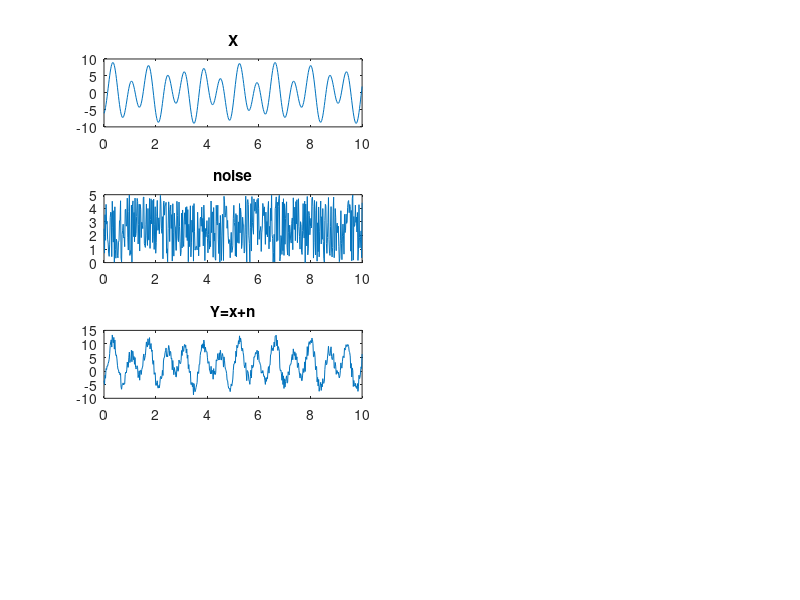

Write the MATLAB code that produced this figure. (Note: this script raises an error after producing the figure.)
Length=500;
t=linspace(0,10,Length);
Fs =1000;
f1=10;
f2=30;
x=3*sin(5*t)-6*cos(9*t);
n=5*rand(1,Length);

y=x+n;
subplot(4,2,1);
plot(t,x)
title("X");
subplot(4,2,3);
plot(t,n)
title("noise");
subplot(4,2,5);
plot(t,y)
title("Y=x+n");

%% ------------Stat  FFT x  calculation-----------------%
[f_x,reult_x]=myFFT(x,Fs);
subplot(4,2,2);
plot(f_x,reult_x);
title("FFT x");
%% ------------Stat  FFT n  calculation-------%
[f_n,reult_n]=myFFT(n,Fs);
subplot(4,2,4);
plot(f_n,reult_n);
title("FFT n");
%% ------------Stat  FFT y  calculation-------%
[f_y,reult_y]=myFFT(y,Fs);
subplot(4,2,6);
plot(f_y,reult_y);
title("FFT y");
%% ----------------MAF 3 filter model-------------------------%
LPF=(1/3)*(1+2*cos(10*t));
Lfft=length(LPF);
Lfft2=2^nextpow2(Lfft);
Lff= fft(LPF,Lfft2);

%% ----------------MAF 3 filter-----------------------------%
MAF=y;
for loop=1:5
    MAF=myMAF_Filter(MAF,3);
end
subplot(4,2,7);
plot(t,MAF);
title("Output");


%% -------------Stat  FFT MAF 3 calculation--------------------%
subplot(4,2,8);
[f_MAF,result_MAF]=myFFT(MAF,Fs);
plot(f_MAF,result_MAF);
title("FFT y");

%% ------------ My function definition--------------------------%
function [f, magnitude]= myFFT_normalised(input_signal)
    signal_Length=length(input_signal);
    fft_data= fft(input_signal);
    fft_data=abs(fft_data/signal_Length);
    magnitude=fft_data(1:signal_Length/2+1);
    magnitude(2:end-1)=2*magnitude(2:end-1);
    f= (0:(signal_Length/2))/signal_Length;
end

function [f,magnitude]=myFFT(input_signal,Sample_frequency)
 signal_Length=length(input_signal);
 fft_data= fft(input_signal);
 fft_data=abs(fft_data/signal_Length);
 magnitude=fft_data(1:signal_Length/2+1);
 magnitude(2:end-1)=2*magnitude(2:end-1);
 f= Sample_frequency*(0:(signal_Length/2))/signal_Length;
end

function [f, megnitude]= myFFT_normalisation(input_signal,Sample_frequency)
    Length=length(input_signal);
    NFFT = 2^nextpow2(Length);
    FFT_output=fft(input_signal,NFFT);
    FFT_abs = abs(FFT_output/Length);
    FFT_signal_side_spectrum = FFT_abs(1:NFFT/2+1);
    FFT_signal_side_spectrum(2:end-1) = 2*FFT_signal_side_spectrum(2:end-1);
    f=0:(1/NFFT):(1/2-1/NFFT);
    megnitude=FFT_signal_side_spectrum(1:NFFT/2);
end

function MAF_output=myMAF_Filter(intput_signal,m)
filter_parameter=zeros(1,m);
filter_parameter(1:m)=(1/m);
MAF_output=conv2(filter_parameter,intput_signal);
MAF_output=MAF_output(2:size(intput_signal,2)+1);
end